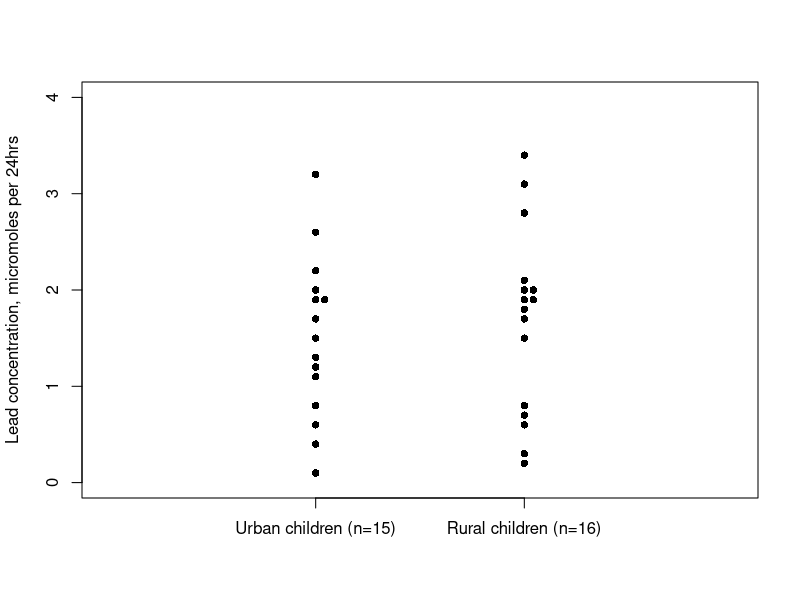
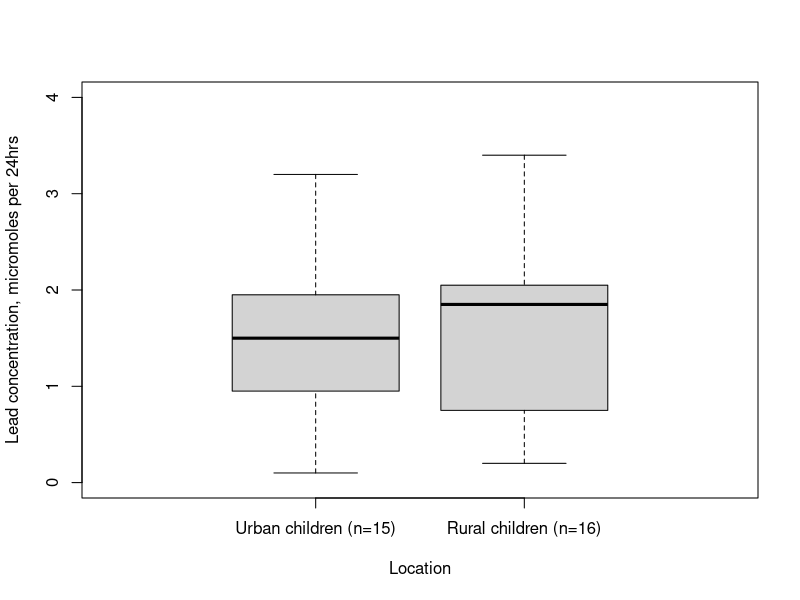
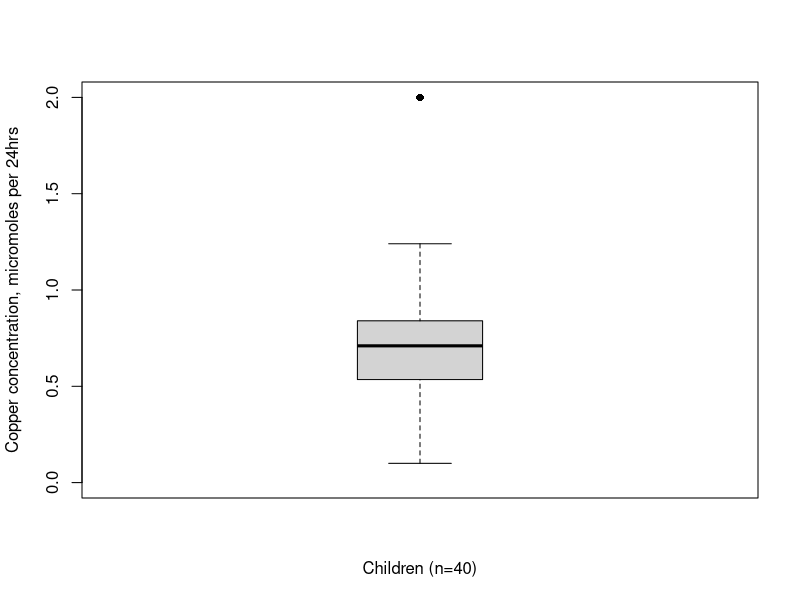
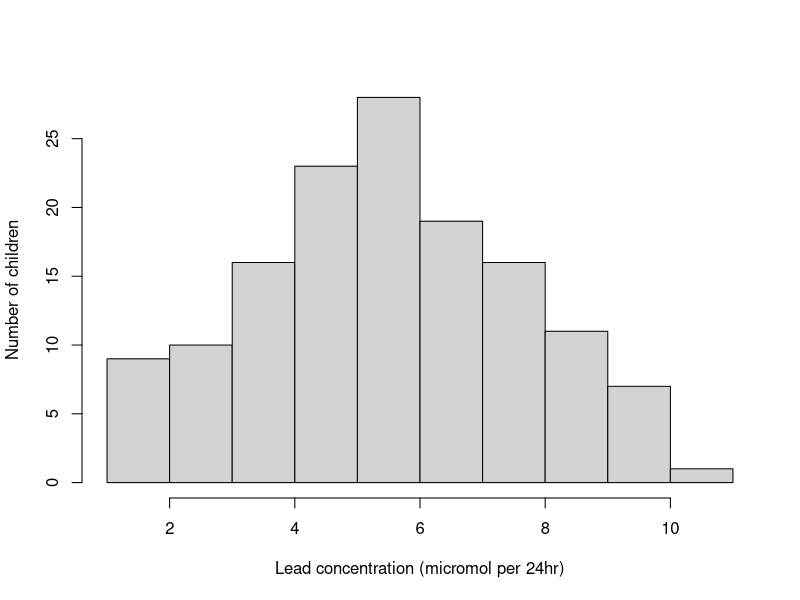
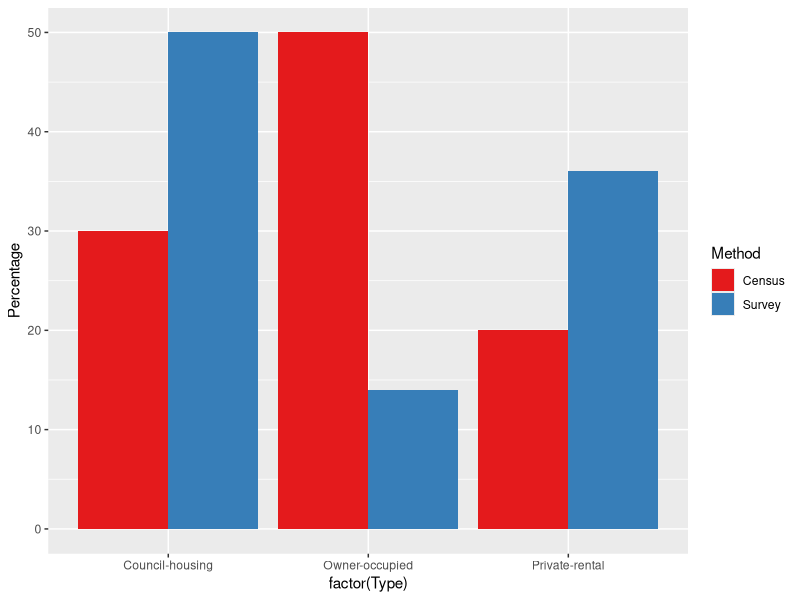

The R source for these figures, in order:
## ---- chunk 1
#medians and five number summary 
# x are the housing estate children
x<-c(0.6,2.6,0.1,1.1,0.4,2.0,0.8,1.3,1.2,1.5,3.2,1.7,1.9,1.9,2.2)
#y are the rural children
y<-c(0.2,0.3,0.6,0.7,0.8,1.5,1.7,1.8,1.9,1.9,2.0,2.0,2.1,2.8,3.1,3.4)
# to get the medians and quartiles using first method specified in Chapter 2 we use quantile type 5
summary(y, quantile.type=5)
#to get the Tukey's hinges we use 'fivenum'
fivenum(y)
## ---- chunk 2
# stem and leaf plot for data of Table 2.2 to produce Figure 2.2
urine<-c( 0.6, 2.6, 0.1, 1.1, 0.4, 2.0, 0.8, 1.3, 1.2, 1.5, 3.2, 1.7, 1.9, 1.9, 2.2)
stem(urine)
## ---- chunk 3
#Fig 2.3 Two dot plots side by side
# x are the housing estate children
x<-c(0.6,2.6,0.1,1.1,0.4,2.0,0.8,1.3,1.2,1.5,3.2,1.7,1.9,1.9,2.2)
#y are the rural children
y<-c(0.2,0.3,0.6,0.7,0.8,1.5,1.7,1.8,1.9,1.9,2.0,2.0,2.1,2.8,3.1,3.4)
lead<-c(x,y)
n<-rep(1:2, c(15,16))
Location<-ordered(n, levels=c(1,2), labels=c("Urban children (n=15)", "Rural children (n=16)"))
stripchart(lead~Location, method="stack", ylim=c(0, 4), xlim=c(0,3), ylab= "Lead concentration, micromoles per 24hrs", vertical=TRUE, offset=0.6, pch=16)
## ---- chunk 4
#Fig 2.4  Box-whisker plots for data from Tables 2.2 and 2.3
x<-c(0.6,2.6,0.1,1.1,0.4,2.0,0.8,1.3,1.2,1.5,3.2,1.7,1.9,1.9,2.2)
y<-c(0.2,0.3,0.6,0.7,0.8,1.5,1.7,1.8,1.9,1.9,2.0,2.0,2.1,2.8,3.1,3.4)
lead<-c(x,y)
n<-rep(1:2, c(15,16))
Location<-ordered(n, levels=c(1,2), labels=c("Urban children (n=15)", "Rural children (n=16)"))
boxplot(lead~Location, method="stack", ylim=c(0, 4), xlim=c(0,3), range=1.5, ylab= "Lead concentration, micromoles per 24hrs", vertical=TRUE, offset=0.6, pch=16)
## ---- chunk 5
#Fig  2.5 Box-whisker plot of data from Table 2.4
Cu<-c( 0.70, 0.45, 0.72, 0.30, 1.16, 0.69, 0.83, 0.74, 1.24, 0.77, 0.65, 0.76, 0.42, 0.94, 0.36, 0.98, 0.64, 0.90, 0.63, 0.55,0.78, 0.10, 0.52, 0.42, 0.58, 0.62, 1.12, 0.86, 0.74, 1.04, 0.65, 0.66, 0.81, 0.48, 0.85, 0.75, 0.73, 0.50, 0.34, 2.00)
n<-rep(1,40)
boxplot(Cu~n, method="stack", ylim=c(0, 2), xlim=c(0,2), range=1.5, ylab= "Copper concentration, micromoles per 24hrs", xlab ="Children (n=40)", vertical=TRUE, offset=0.6, pch=16)
## ---- chunk 6
# Fig 2.6
# The rep creates a column from the grouped table which has a row for each individual
# We can then use the hist function to form a histogram of the data in this column
x<-rep(1:11, c(2,7,10,16,23,28,19,16,11,7,1))
hist(x,main="", ylab="Number of children", xlab="Lead concentration (micromol per 24hr)")
## ---- chunk 7
# Fig 2.7 Grouped bar chart

library(ggplot2)

Housing <- read.table(
  header=TRUE, text='Method Type Percentage
1   Survey    Owner-occupied      14
2   Census    Owner-occupied      50
3   Survey    Council-housing     50
4   Census    Council-housing     30
5   Survey     Private-rental     36
6   Census     Private-rental     20')

ggplot(Housing, aes(factor(Type), Percentage, fill = Method)) + 
  geom_bar(stat="identity", position = "dodge") + 
  scale_fill_brewer(palette = "Set1")
## ---- chunk 8
#Exercise  2.2  
Cu<-c( 0.70, 0.45, 0.72, 0.30, 1.16, 0.69, 0.83, 0.74, 1.24, 0.77, 0.65, 0.76, 0.42, 0.94, 0.36, 0.98, 0.64, 0.90, 0.63, 0.55,0.78, 0.10, 0.52, 0.42, 0.58, 0.62, 1.12, 0.86, 0.74, 1.04, 0.65, 0.66, 0.81, 0.48, 0.85, 0.75, 0.73, 0.50, 0.34, 2.00)
stem(Cu, scale=2)
# Note there are numerous ways of calculating the quantiles. The one described in the text is method 5
summary(Cu, quantile.type=5)

#removing the maximum value and replacing it with a missing indicator NA 
z<-ifelse(Cu!=max(Cu), Cu, NA) 

summary(z, quantile.type=5)
